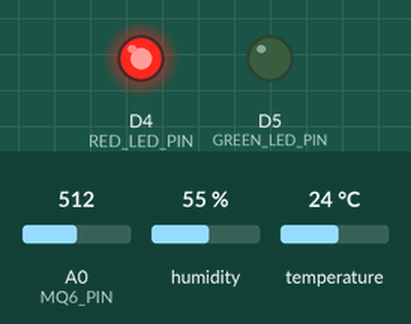
This sketch was run on a simulated ESP8266 (NodeMCU). Parts: output pins drawn as LEDs (lit = HIGH). The test bench sets the inputs (shaded band); at power-on: A0 (MQ6_PIN) = 512, humidity 55 %, temperature 24 °C. WiFi joins after 1.5 s; servers stay silent unless stated; no MQTT or app messages arrive unless stated.

Above: at 4.2 s.
4.3 s: A0 (MQ6_PIN) set to 316
5.8 s: A0 (MQ6_PIN) set to 288
At 6.4 s:
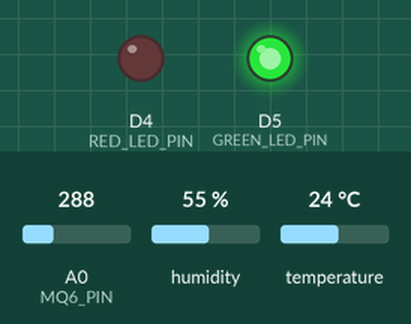
7.3 s: A0 (MQ6_PIN) set to 306
At 7.6 s:
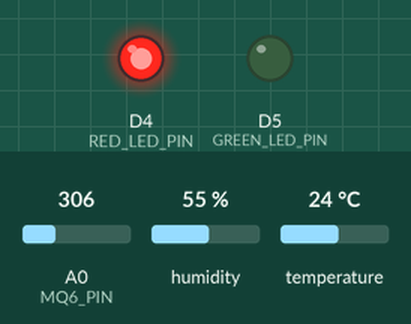
8.8 s: A0 (MQ6_PIN) set to 290
At 9.9 s:
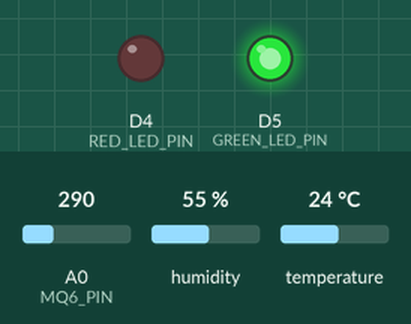
Timing chart, 0 to 11.3 s (numbered marks = the images above; inputs shaded):
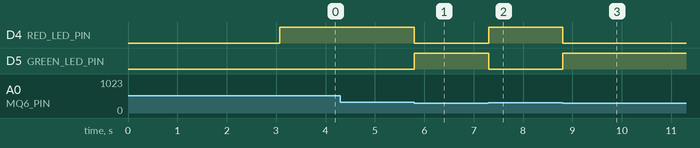

The sketch:

AirQuality.ino
```cpp
#include <ESP8266WiFi.h>
#include <PubSubClient.h>
#include <DHT.h>

const char* ssid = "project";
const char* password = "no.password";

const char* mqtt_server = "rabbitmq.youngstorage.in";
const int mqtt_port = 1883;
const char* mqtt_user = "guest";
const char* mqtt_password = "guest";
const char* mqtt_topic_temperature = "TEMPERATURE";
const char* mqtt_topic_air = "AIR";

int threshold = 300;
int Tthreshold = 35;

#define DHTPIN D2
#define DHTTYPE DHT11
DHT dht(DHTPIN, DHTTYPE);

#define MQ6_PIN A0

#define RED_LED_PIN D4
#define GREEN_LED_PIN D5

WiFiClient wifiClient;
PubSubClient mqttClient(wifiClient);

void setup() {
  pinMode(RED_LED_PIN, OUTPUT);
  pinMode(GREEN_LED_PIN, OUTPUT);

  WiFi.begin(ssid, password);
  while (WiFi.status() != WL_CONNECTED) {
    delay(1000);
  }

  mqttClient.setServer(mqtt_server, mqtt_port);
  mqttClient.setCallback(mqttCallback);
  while (!mqttClient.connected()) {
    if (mqttClient.connect("ESP8266Client", mqtt_user, mqtt_password)) {
      mqttClient.subscribe(mqtt_topic_temperature);
      mqttClient.subscribe(mqtt_topic_air);
    }
    delay(1000);
  }

  dht.begin();
}

void loop() {
  float temperature = dht.readTemperature();

  int airQuality = analogRead(MQ6_PIN);

  if (temperature >= Tthreshold || airQuality > threshold) {
    digitalWrite(RED_LED_PIN, HIGH);
    digitalWrite(GREEN_LED_PIN, LOW);
  } else {
    digitalWrite(RED_LED_PIN, LOW);
    digitalWrite(GREEN_LED_PIN, HIGH);
  }

  mqttClient.publish(mqtt_topic_temperature, String(temperature).c_str());
  mqttClient.publish(mqtt_topic_air, String(airQuality).c_str());

  mqttClient.loop();
}

void mqttCallback(char* topic, byte* payload, unsigned int length) {
}
```

Measured:
- the behaviour switches between 301 and 300 on A0 (MQ6_PIN) (found by bisection; images 0 and 1)
- after the input at 4.3 s, every drawn part: stays the same
- after the input at 5.8 s, D4 (RED_LED_PIN): HIGH → LOW at once; D5 (GREEN_LED_PIN): LOW → HIGH at once
- after the input at 7.3 s, D4 (RED_LED_PIN): LOW → HIGH at once; D5 (GREEN_LED_PIN): HIGH → LOW at once
- after the input at 8.8 s, D4 (RED_LED_PIN): HIGH → LOW at once; D5 (GREEN_LED_PIN): LOW → HIGH at once
